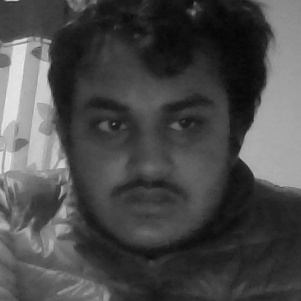
#> input picture dataSet/1.jpg, 301 x 301 px; its folder holds 4 pictures in this run
$ python trainer.py   (Python 2 division)
#> lines starting #> are read from the running program, lines starting #| are printed output that depends on the picture
import cv2,os
import numpy as np
from PIL import Image

recognizer = cv2.face.LBPHFaceRecognizer_create()
cascadePath = "Classifiers/face.xml"
faceCascade = cv2.CascadeClassifier(cascadePath);
path = 'dataSet'

def get_images_and_labels(path):
#> called with path = 'dataSet'
     image_paths = [os.path.join(path, f) for f in os.listdir(path)]
     # images will contains face images
     images = []
     # labels will contains the label that is assigned to the image
     labels = []
     for image_path in image_paths:
         # Read the image and convert to grayscale
         image_pil = Image.open(image_path).convert('L')
#> image_pil is the input picture: PIL image 301x301 L; min 5, max 233, mean 73.8
         # Convert the image format into numpy array
         image = np.array(image_pil, 'uint8')
         # Get the label of the image
         nbr = int(os.path.split(image_path)[1].split(".")[0].replace("face-", ""))
         #nbr=int(''.join(str(ord(c)) for c in nbr))
         print nbr
         # Detect the face in the image
         faces = faceCascade.detectMultiScale(image)
#> faces = [[49, 50, 204, 204]]
         # If face is detected, append the face to images and the label to labels
         for (x, y, w, h) in faces:
             images.append(image[y: y + h, x: x + w])
             labels.append(nbr)
             cv2.imshow("Adding faces to traning set...", image[y: y + h, x: x + w])
             cv2.waitKey(10)
#> this loop made 1 pass
#> pass 1, in get_images_and_labels, `cv2.imshow("Adding faces to traning set...", image[y: y + h, x: x + w])`:
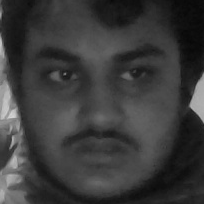
#> window 'Adding faces to traning set...': shape (204, 204); min 7, max 211, mean 58.6
#> after the loop, images = 1 item; labels = [1]
#> pass 2 of the loop in get_images_and_labels, `for image_path in image_paths:`:
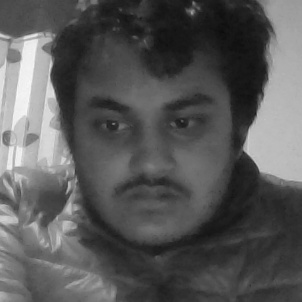
#> input picture dataSet/face-1.10.jpg, 302 x 302 px
#> in get_images_and_labels, image_pil is the input picture: PIL image 302x302 L; min 11, max 250, mean 88.1
#> faces = [[56, 53, 194, 194]]
#> the loop in get_images_and_labels, `for (x, y, w, h) in faces:` made 1 pass
#> pass 1, in get_images_and_labels, `cv2.imshow("Adding faces to traning set...", image[y: y + h, x: x + w])`:
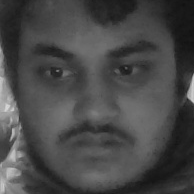
#> window 'Adding faces to traning set...': shape (194, 194); min 17, max 213, mean 71.9
#> after the loop in get_images_and_labels, `for (x, y, w, h) in faces:`: images = 2 items; labels = [1, 1]
#> pass 3 of the loop in get_images_and_labels, `for image_path in image_paths:`:
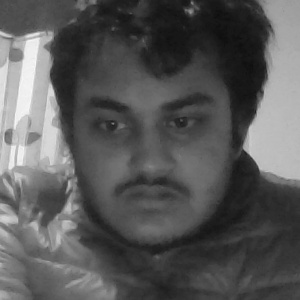
#> input picture dataSet/face-1.11.jpg, 300 x 300 px
#> in get_images_and_labels, image_pil is the input picture: PIL image 300x300 L; min 14, max 250, mean 88.2
#> faces = [[56, 53, 193, 193]]
#> the loop in get_images_and_labels, `for (x, y, w, h) in faces:` made 1 pass
#> pass 1, in get_images_and_labels, `cv2.imshow("Adding faces to traning set...", image[y: y + h, x: x + w])`:
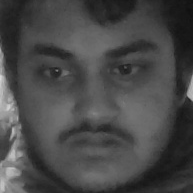
#> window 'Adding faces to traning set...': shape (193, 193); min 16, max 216, mean 72.3
#> after the loop in get_images_and_labels, `for (x, y, w, h) in faces:`: images = 3 items; labels = [1, 1, 1]
#> the loop made 4 passes; the first 3 are shown
     # return the images list and labels list
     return images, labels


images, labels = get_images_and_labels(path)
cv2.imshow('test',images[0])
cv2.waitKey(1)

recognizer.train(images, np.array(labels))
#> (the run stopped early here; a loop or call above may not have finished)
